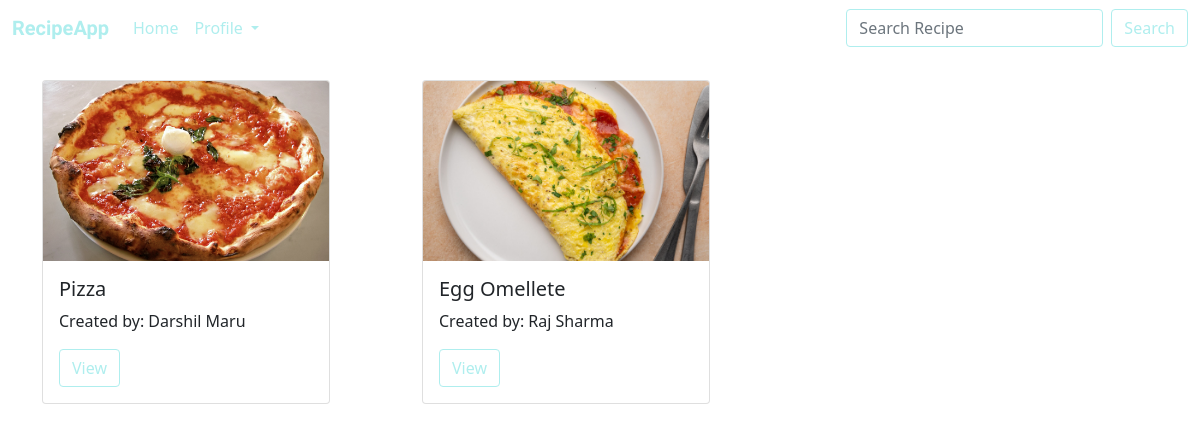
Page /myrecipe/ on the committed database.
### recipes/models.py (models this page shows, shortened)
class recipe(models.Model):
    recipe_name = models.CharField(max_length=120)
    ingredient = models.CharField(max_length=600)
    category = models.CharField(max_length=120)
    recipe_pic = models.ImageField(upload_to="images")
    How_to_make = models.CharField(max_length=600)
    created_by = models.ForeignKey(to=User,on_delete=models.CASCADE)

### home/views.py (the view)
# urls.py: 2. Add a URL to urlpatterns:  path('', Home.as_view(), name='home')
class Home(TemplateView):
    context = {}
    template_name = 'home/home.html'
    def get(self, request, *args, **kwargs):
        user = request.user.id
        if user:
            return redirect('userhome')
        data = recipe.objects.all()
        self.context['data'] = data
        return render(request,self.template_name , self.context)

### home/templates/home/home.html (shortened to what this page needs)
<!DOCTYPE html>
<html lang="en">
<head>
    <link href="https://cdn.jsdelivr.net/npm/bootstrap@5.0.0-beta3/dist/css/bootstrap.min.css" rel="stylesheet">
    {% load static %}
    <link rel="stylesheet" href="{% static 'home/css/home.css' %}">
</head>
<body>
{% include 'home/nav.html' %}
{% include 'home/card.html' %}
</body>
</html>

### home/templates/home/card.html
<div class="container">
  <div class="row row-cols-1 row-cols-md-3 g-4">
  {% for obj in data %}
    {% if obj.created_by == request.user %}
      <div class="col-3">
        <div class="card h-100" style="width: 18rem;">
          <img src="/{{obj.recipe_pic}}" class="card-img-top" alt="...">
          <div class="card-body">
            <h5 class="card-title">{{obj.recipe_name}}</h5>
            <p class="card-text">Created by: {{obj.created_by.first_name}} {{obj.created_by.last_name}}</p>
            <a href="{% url 'viewrecipe' obj.pk %}" class="btn btn-outline-success" id="bt1">View</a>
            <a href="{% url 'editrecipe' obj.pk %}" class="btn btn-outline-success" id="bt2">Edit</a>
            <a href="{% url 'deleterecipe' obj.pk %}" class="btn btn-outline-success" id="bt3">Delete</a>
          </div>
        </div>
      </div>
    {% else %}
      <div class="col-3">
        <div class="card h-100" style="width: 18rem;">
          <img src="/{{obj.recipe_pic}}" class="card-img-top" alt="...">
          <div class="card-body">
            <h5 class="card-title">{{obj.recipe_name}}</h5>
            <p class="card-text">Created by: {{obj.created_by.first_name}} {{obj.created_by.last_name}}</p>
            <a href="{% url 'viewrecipe' obj.id %}" class="btn btn-outline-success" id="bt">View</a>
          </div>
        </div>
      </div>
    {% endif %}
  {% endfor %}
  </div>
</div>

### home/static/home/css/home.css (style rules this page uses)
.container { position: relative; padding-top:2% }
.btn-outline-success, .btn-outline-success:focus, .btn-outline-success:active, .btn-outline-success:hover { color: #AFEEEE!important ; border-color: #AFEEEE!important; }
.card-img-top { width: 100%; height: 15vw; object-fit: cover; }

### rows in the picture
recipe: recipe_pic (picture), recipe_name "Pizza", created_by.first_name "Darshil", created_by.last_name "Maru"
recipe: recipe_pic (picture), recipe_name "Egg Omellete", created_by.first_name "Raj", created_by.last_name "Sharma"
